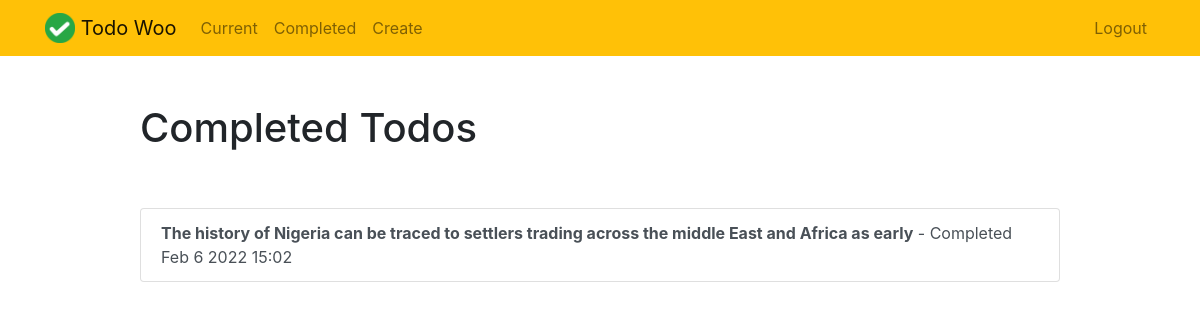
The app's page /completed/ (signed in), older data.
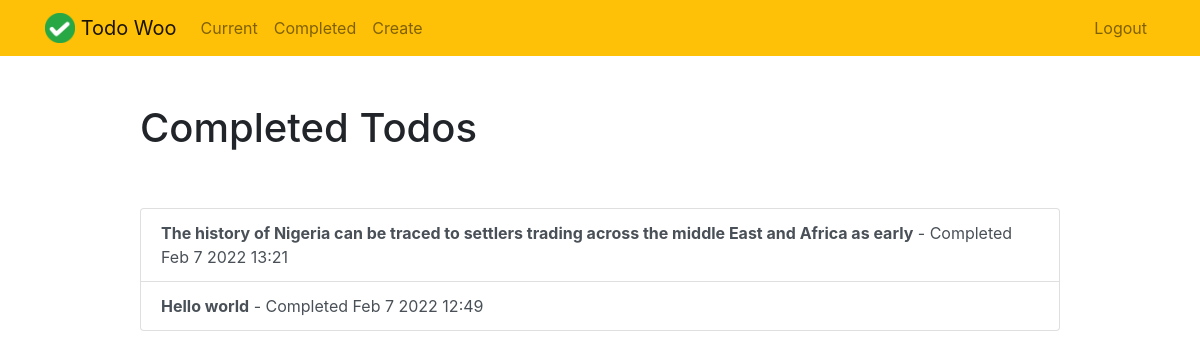
The same page, newer data.
### todo/models.py (models this page shows, shortened)
class Todo(models.Model):
    title = models.CharField(max_length=100)
    memo = models.TextField(blank=True)
    created = models.DateTimeField(auto_now_add=True)
    datecompleted = models.DateTimeField(null=True, blank=True)
    important = models.BooleanField(default=False)
    user = models.ForeignKey(User, on_delete=models.CASCADE)

### todo/views.py (the view)
# urls.py: path('completed/', views.completedtodos, name='completedtodos'),
@login_required
def completedtodos(request):
    todos = Todo.objects.filter(user=request.user, datecompleted__isnull=False)
    return render(request, 'todo/completedtodos.html', {'todos': todos})

### todo/templates/todo/completedtodos.html
{% extends "todo/base.html" %}
{% block content %}
    <div class="row justify-content-center mt-5">
        <div class="col-md-10">
            <h1>Completed Todos</h1>
        </div>
    </div>
    <div class="row justify-content-center mt-5">
        <div class="col-md-10">
            <div class="list-group">
                {% for todo in todos %}
                    <a href="{% url 'viewtodo' todo.id %}" class="list-group-item list-group-item-action{% if todo.important %} list-group-item-danger{% endif %}"><b>{{ todo.title }}</b> - Completed {{ todo.datecompleted|date:'M j Y H:i' }}</a>
                {% endfor %}
            </div>
        </div>
    </div>
{% endblock %}

Row changes from the older to the newer data that the page shows:
changed Todo: datecompleted "Feb 6 2022 15:02" → "Feb 7 2022 13:21"
now on this page (row edited): Todo: title "Hello world", datecompleted "Feb 7 2022 12:49"
